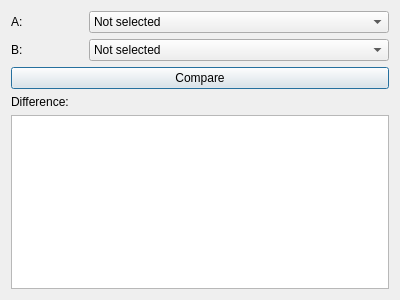
<?xml version="1.0" encoding="UTF-8"?>
<ui version="4.0">
 <class>CompairDialog</class>
 <widget class="QDialog" name="CompairDialog">
  <property name="geometry">
   <rect>
    <x>0</x>
    <y>0</y>
    <width>400</width>
    <height>300</height>
   </rect>
  </property>
  <property name="windowTitle">
   <string>Compare</string>
  </property>
  <layout class="QVBoxLayout" name="verticalLayout">
   <item>
    <layout class="QHBoxLayout" name="horizontalLayout">
     <item>
      <widget class="QLabel" name="label_2">
       <property name="text">
        <string>A:</string>
       </property>
      </widget>
     </item>
     <item>
      <widget class="QComboBox" name="cbA">
       <property name="minimumSize">
        <size>
         <width>300</width>
         <height>0</height>
        </size>
       </property>
       <item>
        <property name="text">
         <string>Not selected</string>
        </property>
       </item>
      </widget>
     </item>
    </layout>
   </item>
   <item>
    <layout class="QHBoxLayout" name="horizontalLayout_2">
     <item>
      <widget class="QLabel" name="label_3">
       <property name="text">
        <string>B:</string>
       </property>
      </widget>
     </item>
     <item>
      <widget class="QComboBox" name="cbB">
       <property name="minimumSize">
        <size>
         <width>300</width>
         <height>0</height>
        </size>
       </property>
       <item>
        <property name="text">
         <string>Not selected</string>
        </property>
       </item>
      </widget>
     </item>
    </layout>
   </item>
   <item>
    <widget class="QPushButton" name="pbCompare">
     <property name="text">
      <string>Compare</string>
     </property>
    </widget>
   </item>
   <item>
    <widget class="QLabel" name="label">
     <property name="text">
      <string>Difference:</string>
     </property>
    </widget>
   </item>
   <item>
    <widget class="QListView" name="lvResults">
     <property name="font">
      <font>
       <family>Ubuntu Mono</family>
      </font>
     </property>
     <property name="editTriggers">
      <set>QAbstractItemView::NoEditTriggers</set>
     </property>
     <property name="textElideMode">
      <enum>Qt::ElideNone</enum>
     </property>
    </widget>
   </item>
  </layout>
 </widget>
 <resources/>
 <connections/>
</ui>
